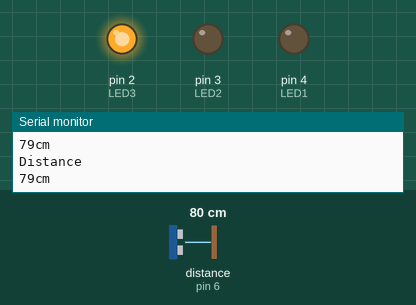
A sketch run on a simulated Arduino Uno, built with avr-gcc and run on an emulated ATmega328P. Parts: output pins drawn as LEDs (lit = HIGH), the last lines printed to the serial monitor. Wiring (inferred from the names in the program): ultrasonic range finder: trigger pin 7; echo pin 6. The inputs (shaded band) are chosen by the test bench; at power-on: distance to the obstacle (sensor on pin 6) 80 cm. The echo pulse lasts 58.3 µs per cm; pins used as bus, display or sensor lines are not drawn.

Above: at 1.2 s.
1.3 s: distance to the obstacle (sensor on pin 6) set to 2 cm
At 2.4 s:
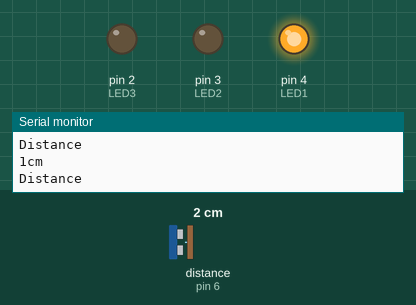
2.8 s: distance to the obstacle (sensor on pin 6) set to 5 cm
4.3 s: distance to the obstacle (sensor on pin 6) set to 8 cm
At 5.1 s:
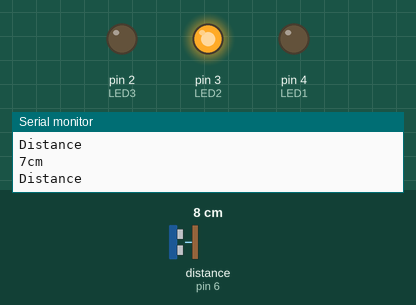
5.8 s: distance to the obstacle (sensor on pin 6) set to 4 cm
At 6.2 s:
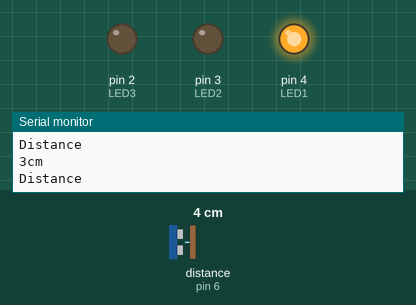
8.8 s: distance to the obstacle (sensor on pin 6) set to 9 cm
At 9.5 s:
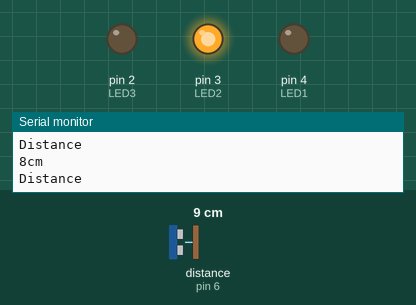
Timing chart, 0 to 11.3 s (numbered marks = the images above; inputs shaded):
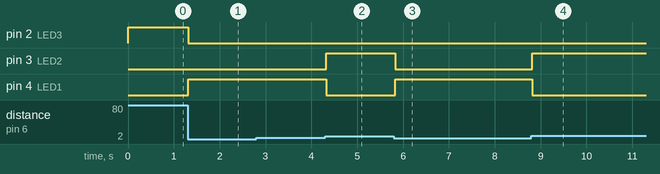

Measured:
- the behaviour switches between 6 and 7 cm on distance to the obstacle (sensor on pin 6) (found by bisection; images 1 and 2)
- after the input at 1.3 s, pin 2 (LED3): HIGH → LOW at once; pin 4 (LED1): LOW → HIGH at once
- after the input at 4.3 s, pin 3 (LED2): LOW → HIGH at once; pin 4 (LED1): HIGH → LOW at once
- after the input at 5.8 s, pin 3 (LED2): HIGH → LOW at once; pin 4 (LED1): LOW → HIGH at once
- after the input at 8.8 s, pin 3 (LED2): LOW → HIGH at once; pin 4 (LED1): HIGH → LOW at once

The sketch:

sketch_oct26a_WAEEL.ino
```cpp
#define trig 7
#define echo 6
#define LED1 4
#define LED2 3
#define LED3 2
int t=0 ;
int d=0 ;
void setup ()
{
 Serial.begin (9600);
pinMode(trig , OUTPUT ) ;
pinMode ( echo , INPUT );
pinMode ( LED1 , OUTPUT ) ;
pinMode ( LED2 , OUTPUT ) ;
pinMode ( LED3 , OUTPUT ) ;
}
void loop ()
{
digitalWrite ( trig , LOW );
delayMicroseconds(5);
digitalWrite (trig , HIGH);
delayMicroseconds(10);
digitalWrite (trig , LOW);
delayMicroseconds(5);
t=pulseIn(echo,HIGH);
d=0.0343*(t/2) ;
Serial.println("Distance");
Serial.print(d) ;
Serial.println("cm");

if  (d<=5)
{
digitalWrite ( LED1, HIGH ) ;
digitalWrite (LED2 , LOW ) ;
digitalWrite (LED3 , LOW) ;
}
else if
(d>5 and d<16)
{
digitalWrite (LED2 , HIGH ) ;
digitalWrite (LED1 , LOW ) ;
digitalWrite (LED3 , LOW ) ;
}
else
{
  digitalWrite (LED3 , HIGH ) ;
digitalWrite (LED1 , LOW ) ;
digitalWrite (LED2 , LOW ) ;
}

}
```
